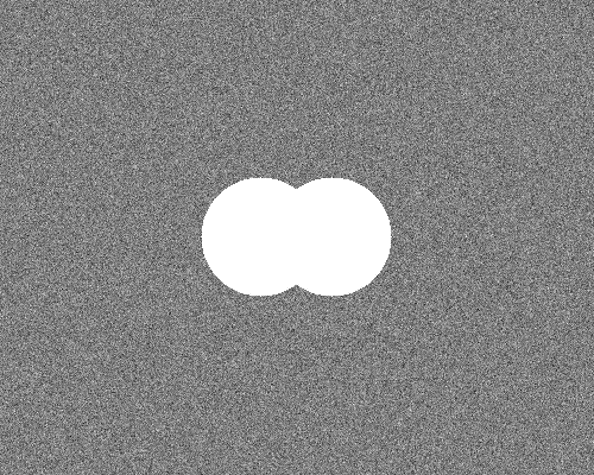
#> input picture classwork/pic/Circle Objects.png, 594 x 475 px
$ python Classwork2.py
#> lines starting #> are read from the running program, lines starting #| are printed output that depends on the picture; after the words box and inside, x2 and y2 are one past the last pixel; in counts of white or black regions, pixels touching at a corner belong together
# Workshop “Drawing Circle on Image”
import numpy as np
import cv2 as cv

img = cv.imread('pic/Circle Objects.png')
#> img is the input picture: shape (475, 594, 3); min 12, max 255, mean 135.7

grayimg = cv.cvtColor(img, cv.IMREAD_GRAYSCALE)

blurimg = cv.medianBlur(grayimg,5)
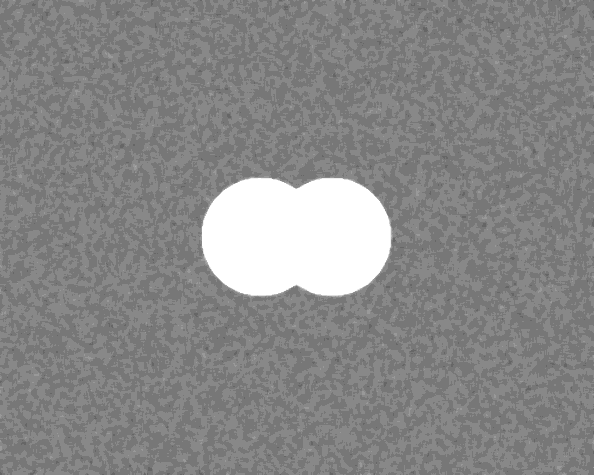
#> blurimg: shape (475, 594, 4); mean B, G, R, A 135.6, 135.6, 135.6, 255
#หาขอบวงกลม
edges = cv.Canny(blurimg,230,255)
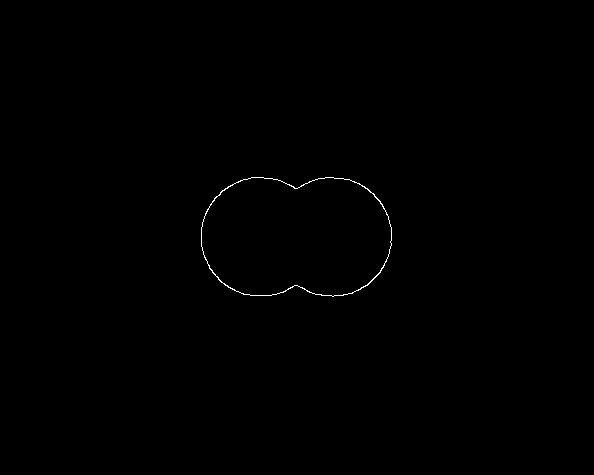
#> edges: shape (475, 594); 0.21% white in thin lines or dots, all inside (x1, y1, x2, y2) = (201, 177, 392, 297)

for row in range(0,img.shape[0],3):
    for col in range(0,img.shape[1],3):
        pixel = edges[row, col]
        if pixel > 230:
            radius = 60
            cv.circle(img, (col,row), radius, (0, 255, 0),1)
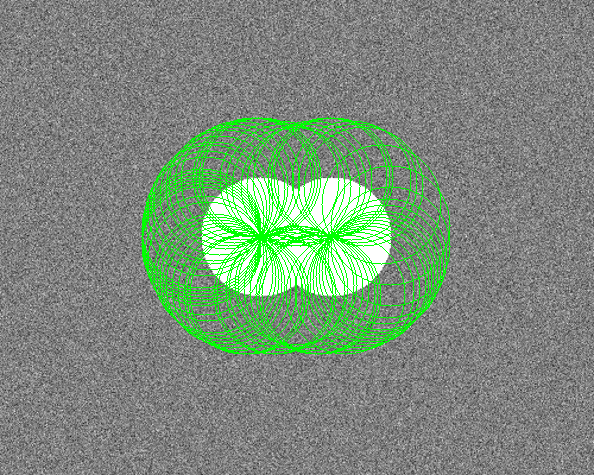
#> img: shape (475, 594, 3); 6.87% of pixels changed, all inside (x1, y1, x2, y2) = (141, 117, 451, 355)

cv.imshow("Circle",img)
cv.waitKey(0)
cv.destroyAllWindows
